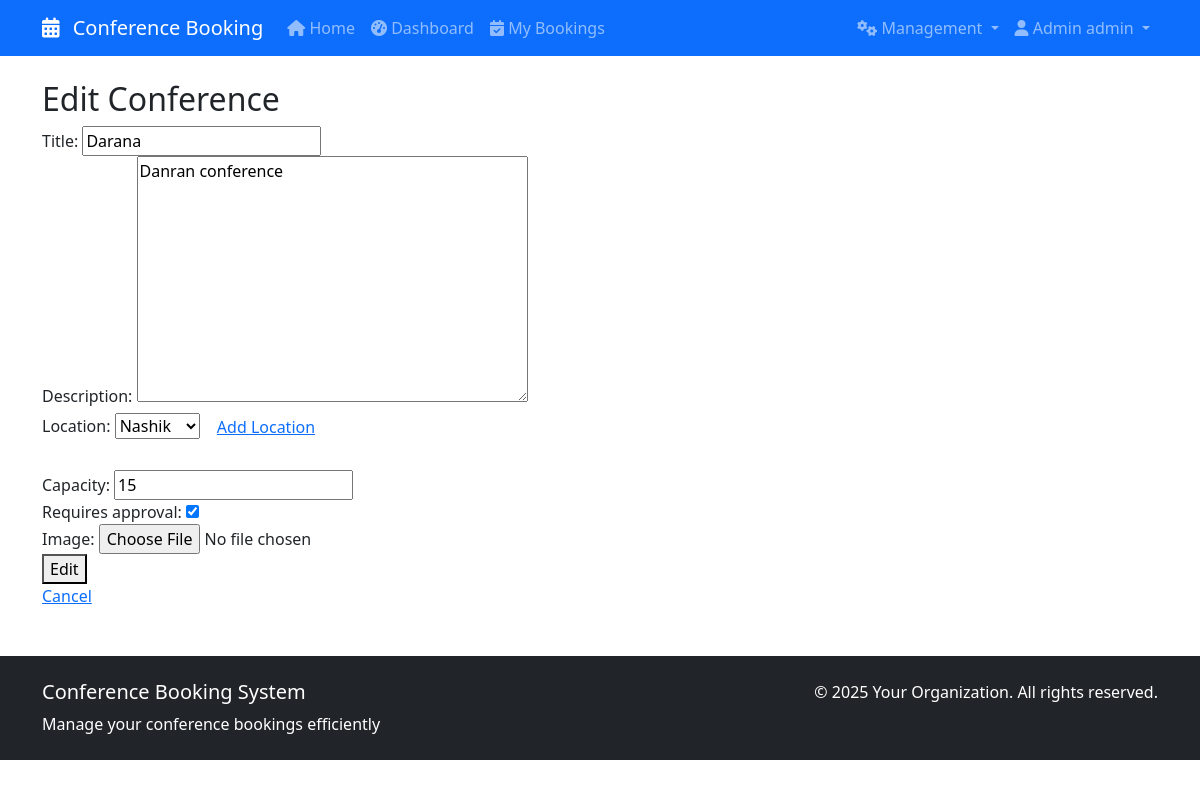
Screenshot of /conference/3/edit/ (signed in) with the database file from the repository.
### bookings/models.py (models this page shows, shortened)
class Conference(models.Model):
    PRIORITY_CHOICES = [
        ('low', 'Low Priority'),
        ('medium', 'Medium Priority'),
        ('high', 'High Priority'),
        ('critical', 'Critical'),
    ]
    title = models.CharField(max_length=200)
    description = models.TextField()
    location = models.ForeignKey(Location, on_delete=models.CASCADE, null=True, blank=True)
    capacity = models.PositiveIntegerField()
    requires_approval = models.BooleanField(default=True)
    image = models.ImageField(upload_to='conferences/', blank=True, null=True)
    created_at = models.DateTimeField(auto_now_add=True)
    created_by = models.ForeignKey(User, on_delete=models.CASCADE)

### bookings/views.py (the view)
# urls.py: path('conference/<int:pk>/edit/', views.edit_conference, name='edit_conference'),
@login_required
@user_passes_test(is_admin)
def edit_conference(request, pk):
    conference = get_object_or_404(Conference, pk=pk)
    if request.method == 'POST':
        form = ConferenceForm(request.POST, request.FILES, instance=conference)
        if form.is_valid():
            form.save()
            messages.success(request, 'Conference updated successfully.')
            return redirect('conference_detail', pk=conference.pk)
    else:
        form = ConferenceForm(instance=conference)
    return render(request, 'bookings/conference_form.html', {'form': form, 'action': 'Edit'})

### bookings/views.py
class ConferenceForm(forms.ModelForm):
    class Meta:
        model = Conference
        fields = ['title', 'description', 'location' , 'capacity', 'requires_approval', 'image']

### bookings/models.py (called while the page is built)
    def __str__(self):
        return self.name

### bookings/views.py (called while the page is built)
def is_admin(user):
    return (hasattr(user, 'is_admin') and user.is_admin()) or user.is_superuser

### bookings/templates/bookings/conference_form.html (shortened to what this page needs)
{% extends 'base.html' %}
{% block content %}
  <h2>{{ action }} Conference</h2>
  <form method="post" enctype="multipart/form-data">
    {{ form.title.label_tag }} {{ form.title }}<br>
    {{ form.description.label_tag }} {{ form.description }}<br>
    <label for="id_location">Location:</label>
    {{ form.location }}
    {% if user.is_authenticated and user.is_superuser %}
      <a href="{% url 'add_location' %}" class="btn btn-link">Add Location</a>
    {% endif %}<br>
    {{ form.venue.label_tag }} {{ form.venue }}<br>
    {{ form.capacity.label_tag }} {{ form.capacity }}<br>
    {{ form.requires_approval.label_tag }} {{ form.requires_approval }}<br>
    {{ form.image.label_tag }} {{ form.image }}<br>
    <button type="submit">{{ action }}</button>
  </form>
  <a href="{% if form.instance.pk %}{% url 'conference_detail' form.instance.pk %}{% else %}{% url 'home' %}{% endif %}">Cancel</a>
{% endblock %}

### bookings/templates/base.html (shortened to what this page needs)
<!DOCTYPE html>
<html lang="en">
<head>
    <link href="https://cdn.jsdelivr.net/npm/bootstrap@5.1.3/dist/css/bootstrap.min.css" rel="stylesheet">
    <link rel="stylesheet" href="https://cdnjs.cloudflare.com/ajax/libs/font-awesome/6.0.0/css/all.min.css">
</head>
<body>
    <nav class="navbar navbar-expand-lg navbar-dark bg-primary">
        <div class="container">
            <a class="navbar-brand" href="{% url 'home' %}">
                <i class="fas fa-calendar-alt me-2"></i>
                Conference Booking
            </a>
            <div class="collapse navbar-collapse" id="navbarNav">
                <ul class="navbar-nav me-auto">
                    <li class="nav-item">
                        <a class="nav-link" href="{% url 'home' %}">
                            <i class="fas fa-home"></i> Home
                        </a>
                    </li>
                    {% if user.is_authenticated %}
                    <li class="nav-item">
                        <a class="nav-link" href="{% url 'dashboard' %}">
                            <i class="fas fa-tachometer-alt"></i> Dashboard
                        </a>
                    </li>
                    <li class="nav-item">
                        <a class="nav-link" href="{% url 'my_bookings' %}">
                            <i class="fas fa-calendar-check"></i> My Bookings
                        </a>
                    </li>
                    {% endif %}
                </ul>
                <ul class="navbar-nav">
                    {% if user.is_authenticated %}
                        {% if user.is_staff %}
                        <li class="nav-item dropdown">
                            <a class="nav-link dropdown-toggle" href="#" id="managerDropdown" role="button" data-bs-toggle="dropdown">
                                <i class="fas fa-cogs"></i> Management
                            </a>
                        </li>
                        {% endif %}
                        <li class="nav-item dropdown">
                            <a class="nav-link dropdown-toggle" href="#" id="userDropdown" role="button" data-bs-toggle="dropdown">
                                <i class="fas fa-user"></i> {{ user.get_full_name|default:user.username }}
                            </a>
                        </li>
                    {% endif %}
                </ul>
            </div>
        </div>
    </nav>
    <main class="container mt-4">
        {% block content %}
        {% endblock %}
    </main>
    <footer class="bg-dark text-white mt-5 py-4">
        <div class="container">
            <div class="row">
                <div class="col-md-6">
                    <h5>Conference Booking System</h5>
                    <p class="mb-0">Manage your conference bookings efficiently</p>
                </div>
                <div class="col-md-6 text-md-end">
                    <p class="mb-0">© {% now "Y" %} Your Organization. All rights reserved.</p>
                </div>
            </div>
        </div>
    </footer>
</body>
</html>

### rows the page displays
Conference: title "Darana", description "Danran conference", location "Nashik", capacity "15", requires_approval "☑"

### other values shown
{{ user.get_full_name|default:user.username }} "Admin admin"
{{ action }} "Edit"
